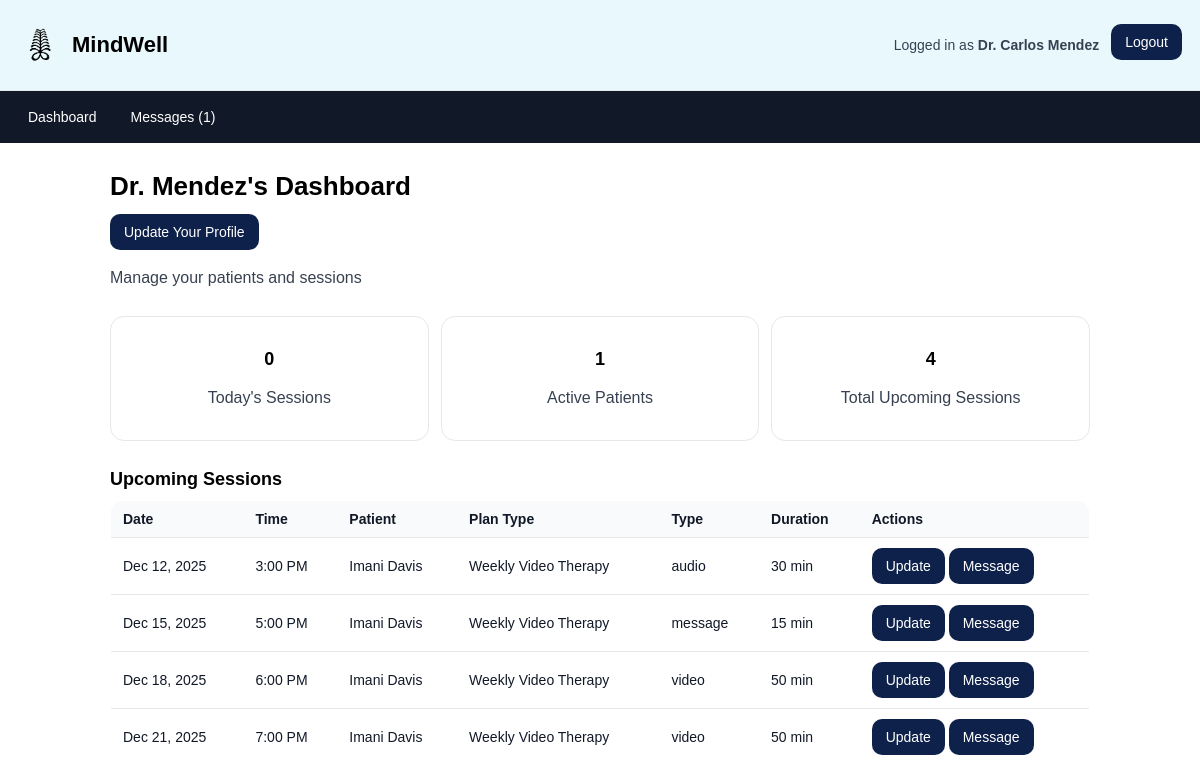
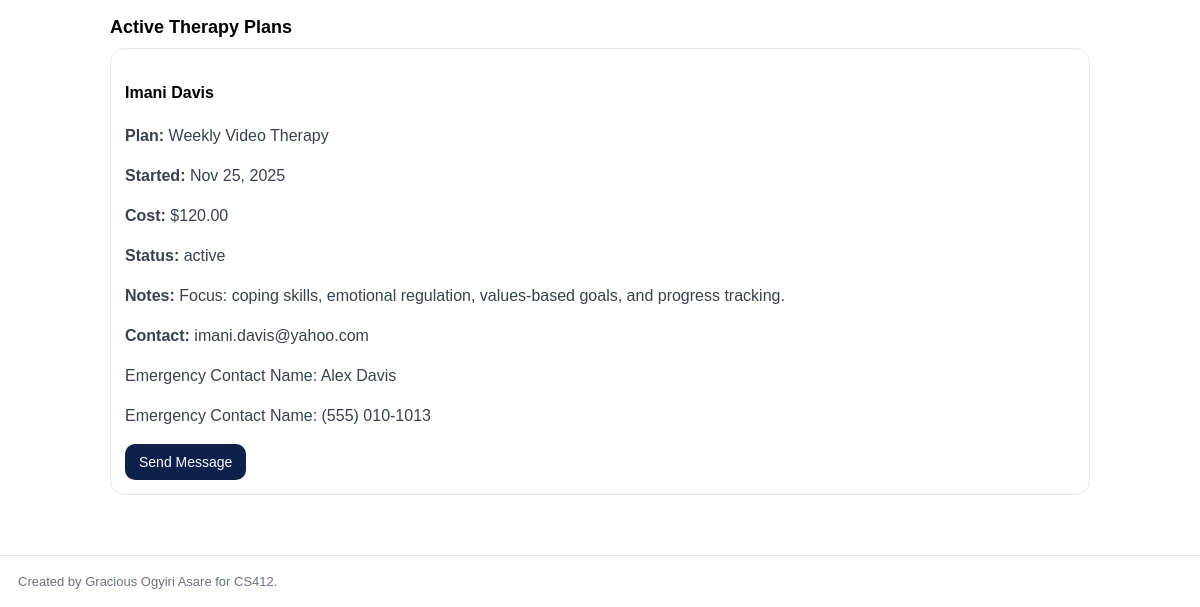
Page /provider/24/dashboard/ (signed in) on the earlier database version (2 pictures, top to bottom).
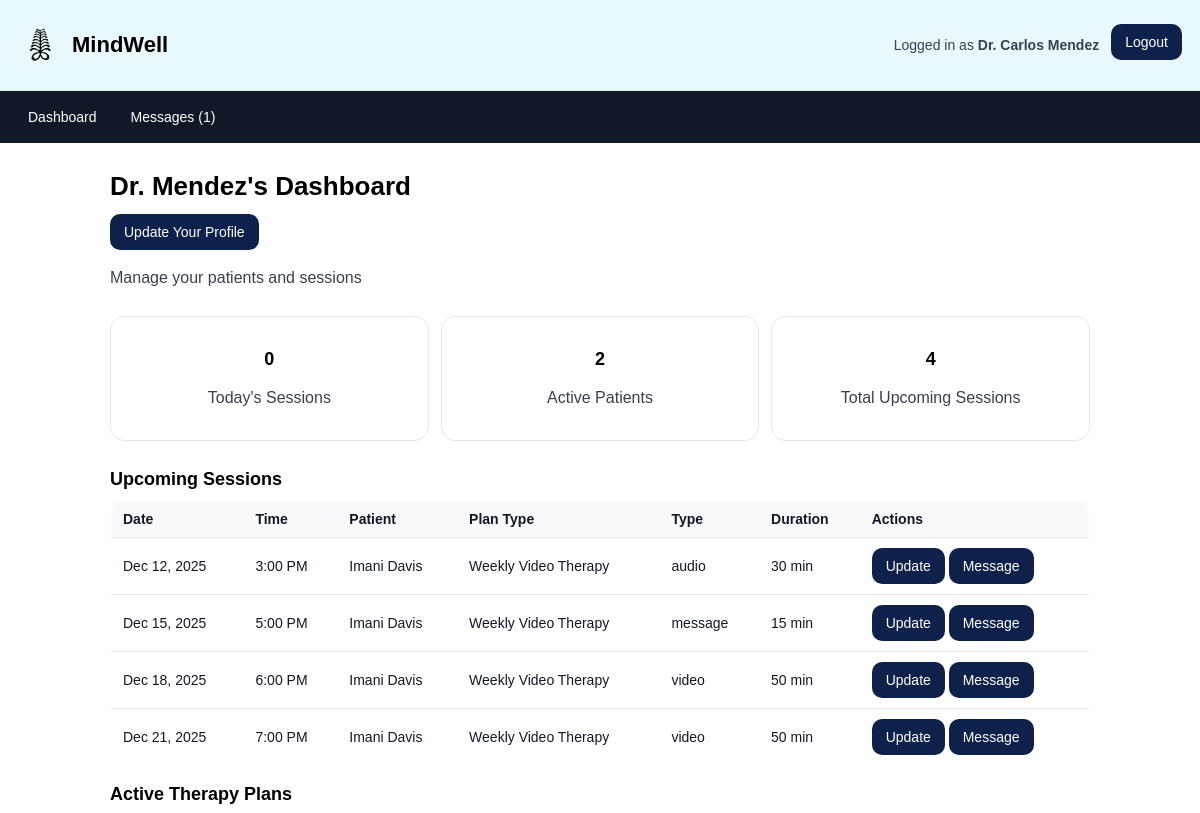
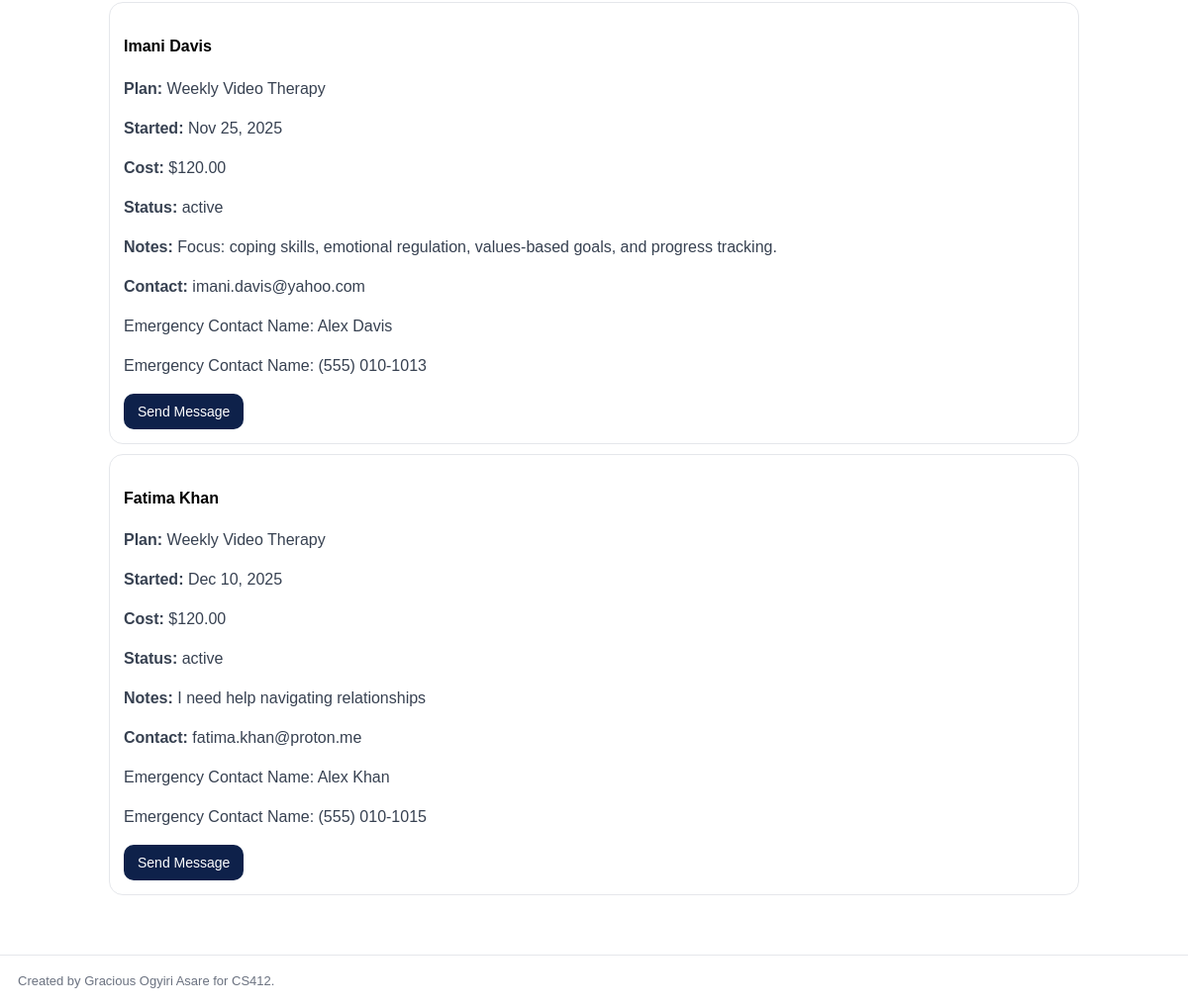
Same page on the later database version (2 pictures, top to bottom).
### mindwell/models.py (models this page shows, shortened)
class HealthProvider(models.Model):
    user = models.ForeignKey(User, on_delete=models.CASCADE, null=True)
    first_name = models.TextField(blank=True)
    last_name = models.TextField(blank=True)
    email = models.TextField(blank=True)
    gender = models.CharField(max_length=10, choices=[
        ('male', 'Male'),
        ('female', 'Female'),
        ('other', 'Other'),
    ], blank=True)
    occupation = models.TextField(blank=True)
    address = models.TextField(blank=True)
    specialization = models.TextField(blank=True)
    experience_years = models.IntegerField(default=0)
    languages = models.TextField(blank=True)
    profile_img = models.ImageField(blank=True, null=True)
    bio = models.TextField(blank=True)
    verified = models.BooleanField(default=True)
    join_date = models.DateTimeField(auto_now_add=True)
    def get_active_plans(self):
        return TherapyPlan.objects.filter(health_provider=self, status='active')
    def get_upcoming_sessions(self):
        return Session.objects.filter(
            therapy_plan__health_provider=self,
            session_date__gte=date.today(),
            status='scheduled'
        ).order_by('session_date', 'session_time')

class Session(models.Model):
    therapy_plan = models.ForeignKey(TherapyPlan, on_delete=models.CASCADE)
    session_date = models.DateField()
    session_time = models.TimeField()
    duration = models.IntegerField(default=60)
    status = models.CharField(max_length=20, choices=[
        ('scheduled', 'Scheduled'),
        ('completed', 'Completed'),
        ('cancelled', 'Cancelled'),
        ('no-show', 'No-Show'),
    ])
    session_type = models.CharField(max_length=20, choices=[
        ('message', 'Message'),
        ('audio', 'Audio Chat'),
        ('video', 'Video Chat'),
    ])
    notes = models.TextField(blank=True, null=True)
    payment_status = models.CharField(max_length=20, choices=[
        ('paid', 'Paid'),
        ('unpaid', 'Unpaid'),
    ])
    follow_up_required = models.BooleanField(default=False)
    created_at = models.DateTimeField(auto_now_add=True)

class TherapyPlan(models.Model):
    patient = models.ForeignKey(Patient, on_delete=models.CASCADE)
    health_provider = models.ForeignKey(HealthProvider, on_delete=models.CASCADE)
    plan_type = models.ForeignKey(PlanType, on_delete=models.PROTECT)
    status = models.CharField(max_length=20, choices=[
        ('active', 'Active'),
        ('paused', 'Paused'),
        ('completed', 'Completed'),
        ('cancelled', 'Cancelled'),
    ])
    start_date = models.DateField(blank=True, null=True)
    notes = models.TextField(blank=True, null=True)
    cost = models.DecimalField(max_digits=8, decimal_places=2, blank=True, null=True)
    created_at = models.DateTimeField(auto_now_add=True)

class Patient(models.Model):
    user = models.ForeignKey(User, on_delete=models.CASCADE, null=True)
    first_name = models.TextField(blank=True)
    last_name = models.TextField(blank=True)
    email = models.TextField(blank=True)
    dob = models.DateField(blank=True, null=True)
    gender = models.CharField(max_length=10, choices=[
        ('male', 'Male'),
        ('female', 'Female'),
        ('other', 'Other'),
    ], blank=True)
    address = models.TextField(blank=True)
    emergency_contact_name = models.TextField(blank=True)
    emergency_contact_phone = models.TextField(blank=True)
    insurance_provider = models.TextField(blank=True)
    insurance_id = models.TextField(blank=True)
    join_date = models.DateTimeField(auto_now_add=True)
    therapy_description = models.TextField(blank=True)

class PlanType(models.Model):
    name = models.CharField(max_length=100)
    description = models.TextField(blank=True)
    base_cost = models.DecimalField(max_digits=8, decimal_places=2, blank=True, null=True)
    is_active = models.BooleanField(default=True)
    created_at = models.DateTimeField(auto_now_add=True)
    providers = models.ManyToManyField(HealthProvider, related_name='supported_plan_types', blank=True)

### mindwell/views.py (the view)
# urls.py: path('provider/<int:pk>/dashboard/', ProviderDashboardView.as_view(), name='provider_dashboard'),
class ProviderDashboardView(MethodLoginRequiredMixin, DetailView):
    model = HealthProvider
    template_name = 'mindwell/provider_dashboard.html'
    context_object_name = 'provider'
    def dispatch(self, request, *args, **kwargs):
        logged_in_provider = HealthProvider.objects.filter(user=request.user).first()
        if not logged_in_provider:
            return redirect("home")
        requested_provider = self.get_object()
        if logged_in_provider.pk != requested_provider.pk:
            return redirect("provider_dashboard", pk=logged_in_provider.pk)
        return super().dispatch(request, *args, **kwargs)
    def get_context_data(self, **kwargs):
        context = super().get_context_data(**kwargs)
        provider = self.object
        context['active_plans'] = provider.get_active_plans()
        context['upcoming_sessions'] = provider.get_upcoming_sessions()
        context['is_provider'] = True
        from datetime import date
        context['today_sessions'] = Session.objects.filter(
            therapy_plan__health_provider=provider,
            session_date=date.today(),
            status='scheduled'
        ).order_by('session_time')
        context['unread_messages'] = Message.objects.filter(
            recipient=self.request.user,
            is_read=False
        ).count()
        return context

### mindwell/templates/mindwell/provider_dashboard.html (shortened to what this page needs)
{% extends "mindwell/base.html" %} {% block content %}
<h2>Dr. {{ provider.last_name }}'s Dashboard</h2>
<a href="{% url 'provider_update' %}"><button>Update Your Profile</button></a>
<p>Manage your patients and sessions</p>
<div class="summary">
  <div class="card">
    <h3>{{ today_sessions|length }}</h3>
    <p>Today's Sessions</p>
  </div>
  <div class="card">
    <h3>{{ active_plans|length }}</h3>
    <p>Active Patients</p>
  </div>
  <div class="card">
    <h3>{{ upcoming_sessions|length }}</h3>
    <p>Total Upcoming Sessions</p>
  </div>
</div>
<h3>Upcoming Sessions</h3>
{% if upcoming_sessions %}
<table>
  <tr>
    <th>Date</th>
    <th>Time</th>
    <th>Patient</th>
    <th>Plan Type</th>
    <th>Type</th>
    <th>Duration</th>
    <th>Actions</th>
  </tr>
  {% for session in upcoming_sessions %}
  <tr>
    <td>{{ session.session_date|date:"M d, Y" }}</td>
    <td>{{ session.session_time|time:"g:i A" }}</td>
    <td
      >{{ session.therapy_plan.patient.first_name }} {{ session.therapy_plan.patient.last_name }}</td
    >
    <td>{{ session.therapy_plan.plan_type.name }}</td>
    <td>{{ session.session_type }}</td>
    <td>{{ session.duration }} min</td>
    <td>
      <a href="{% url 'session_update' session.pk %}"
        ><button>Update</button></a
      >
      <a href="{% url 'send_message' session.therapy_plan.pk %}"
        ><button>Message</button></a
      >
    </td>
  </tr>
  {% endfor %}
</table>
{% else %}
<p>No upcoming sessions scheduled.</p>
{% endif %}
<h3>Active Therapy Plans</h3>
{% if active_plans %}
<div>
  {% for plan in active_plans %}
  <div class="card">
    <h4>{{ plan.patient.first_name }} {{ plan.patient.last_name }}</h4>
    <p><strong>Plan:</strong> {{ plan.plan_type.name }}</p>
    <p><strong>Started:</strong> {{ plan.start_date|date:"M d, Y" }}</p>
    <p><strong>Cost:</strong> ${{ plan.cost }}</p>
    <p><strong>Status:</strong> {{ plan.status }}</p>
    {% if plan.notes %}
    <p><strong>Notes:</strong> {{ plan.notes }}</p>
    {% endif %}
    <p><strong>Contact:</strong> {{ plan.patient.email }} </p>
    <p>Emergency Contact Name: {{ plan.patient.emergency_contact_name }}</p>
    <p>Emergency Contact Name: {{ plan.patient.emergency_contact_phone }}</p>
    <a href="{% url 'send_message' plan.pk %}"><button>Send Message</button></a>
  </div>
  {% endfor %}
</div>
{% else %}
<p>No active therapy plans at this time.</p>
{% endif %} {% endblock content %}

### mindwell/templates/mindwell/base.html (shortened to what this page needs)
{% load static %}
<html>
  <head>
    <link rel="stylesheet" href="{% static 'styles.css' %}" />
  </head>
  <body>
    <header>
      <div class="header_logo">
        {% load static %}
        <img src="{% static 'logo.png' %}" alt="Logo" class="logo" />
        <h1>MindWell</h1>
      </div>
      <div class="header-right">
        {% if request.user.is_authenticated %} {% if is_patient %}
        <p
          >Logged in as
          <strong>{{ patient.first_name }} {{ patient.last_name }}</strong></p
        >
        {% elif is_provider %}
        <p
          >Logged in as
          <strong
            >Dr. {{ provider.first_name }} {{ provider.last_name }}</strong
          ></p
        >
        {% else %}
        <p>Logged in as <strong>{{ user.username }}</strong></p>
        {% endif %}
        <form method="post" action="{% url 'logout' %}">
          <button type="submit">Logout</button>
        </form>
        {% else %}
        <a href="{% url 'login' %}"><button type="button">Login</button></a>
        <a href="{% url 'patient_register' %}"
          ><button type="button">Register</button></a
        >
        {% endif %}
      </div>
    </header>
    <nav class="navbar">
      {% if is_patient %}
      <a href="{% url 'patient_dashboard' patient.pk %}">My Dashboard</a>
      <a href="{% url 'provider_list' %}">Find A Therapist</a>
      <a href="{% url 'view_messages' %}">
        Messages {% if unread_messages %}({{ unread_messages }}){% endif %}
      </a>
      {% elif is_provider %}
      <a href="{% url 'provider_dashboard' provider.pk %}">Dashboard</a>
      <a href="{% url 'view_messages' %}">
        Messages {% if unread_messages %}({{ unread_messages }}){% endif %}
      </a>
      {% else %}
      <a href="{% url 'home' %}">Home</a>
      <a href="{% url 'provider_register' %}">Work With Us</a>
      {% endif %}
    </nav>
    <div class="body">
       {% block content %}{% endblock %}
    </div>
    <footer>
      <p>Created by Gracious Ogyiri Asare for CS412.</p>
    </footer>
  </body>
</html>

### mindwell/static/styles.css (style rules this page uses)
body { margin: 0; font-family: Arial, Helvetica, sans-serif; }
header { background: #e9f8fd; border-bottom: 1px solid #e5e7eb; padding: 14px 18px; display: flex; align-items: center; justify-content: space-between; }
.logo { width: 44px; height: 44px; object-fit: contain; }
.header_logo { display: flex; align-items: center; gap: 10px; }
.header_logo h1 { margin: 0; font-size: 22px; }
.header-right { display: flex; align-items: center; gap: 12px; }
.header-right p { margin: 0; font-size: 14px; color: #374151; }
.navbar { background: #111827; padding: 10px 18px; display: flex; gap: 14px; flex-wrap: wrap; }
.navbar a { color: #ffffff; text-decoration: none; font-size: 14px; padding: 8px 10px; }
.body { max-width: 980px; margin: 0 auto; padding: 22px 18px; }
h2 { margin: 6px 0 12px; font-size: 26px; }
h3 { margin: 18px 0 10px; font-size: 18px; }
p { color: #374151; line-height: 1.5; }
button { background: #0e214a; color: #ffffff; border: none; padding: 10px 14px; border-radius: 10px; cursor: pointer; font-size: 14px; }
form { margin-top: 10px; }
table { width: 100%; border-collapse: collapse; background: #ffffff; border: 1px solid #e5e7eb; border-radius: 12px; overflow: hidden; margin: 10px 0 16px; }
th { text-align: left; padding: 10px 12px; background: #f9fafb; border-bottom: 1px solid #e5e7eb; font-size: 14px; color: #111827; }
td { padding: 10px 12px; border-bottom: 1px solid #e5e7eb; color: #111827; font-size: 14px; }
.card { background: #ffffff; border: 1px solid #e5e7eb; border-radius: 14px; padding: 14px; margin: 10px 0; }
.summary { display: flex; gap: 12px; flex-wrap: wrap; margin: 12px 0 18px; }
.summary .card { flex: 1; min-width: 220px; text-align: center; }
footer { border-top: 1px solid #e5e7eb; background: #ffffff; padding: 16px 18px; margin-top: 28px; }
footer p { margin: 0; color: #6b7280; font-size: 13px; }

Differences in the rows shown:
added TherapyPlan: patient.first_name "Fatima", patient.last_name "Khan", plan_type.name "Weekly Video Therapy", start_date "Dec 10, 2025", cost "120.00", status "active", notes "I need help navigating relationships", patient.email "fatima.khan@proton.me", patient.emergency_contact_name "Alex Khan", patient.emergency_contact_phone "(555) 010-1015"
Other differences:
{{ active_plans|length }}: "1" → "2"
